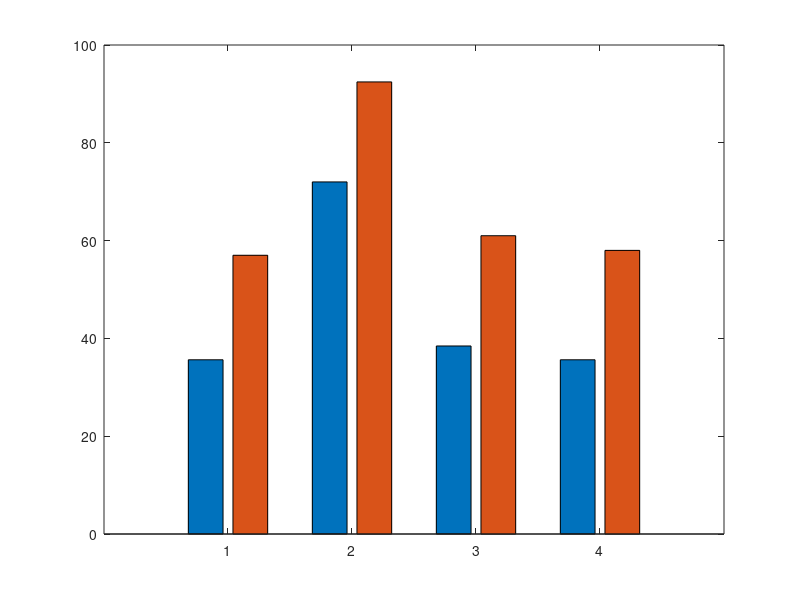

MATLAB code for this plot: (Note: this script raises an error after producing the figure.)
% =========================================================================
% SCRIPT 5: script_5_model_improvement_comparison.m
% Crop Classifier — Baseline vs. Optimized V2 Performance Comparison
% -------------------------------------------------------------------------
% Source : CROP_MODEL_PERFORMANCE_REPORT.md (Table: Key Performance Indicators)
% Optimization: Bayesian hyperparameter search + Feature Interaction Engineering
% =========================================================================
clear; clc; close all;

%% ---- DATA ---------------------------------------------------------------
metrics = {'Global Accuracy (Top-1)', 'Top-3 Accuracy', ...
           'Weighted Precision',      'Weighted F1-Score'};

baseline_vals  = [35.63, 72.0,  38.45, 35.63];
optimized_vals = [57.00, 92.45, 61.00, 58.00];
improvement    = optimized_vals - baseline_vals;   % absolute gain

% Percent improvement relative to baseline
pct_gain = (optimized_vals - baseline_vals) ./ baseline_vals * 100;

%% ---- FIGURE 8: Grouped Bar — Baseline vs. Optimized --------------------
fig8 = figure('Name', 'Fig8 Model Improvement', 'NumberTitle', 'off', ...
              'Position', [60, 60, 960, 560]);

data_mat = [baseline_vals; optimized_vals]';   % 4x2
b8 = bar(data_mat, 'grouped');
b8(1).FaceColor = [0.70, 0.70, 0.70];   % grey  — baseline
b8(2).FaceColor = [0.15, 0.72, 0.35];   % green — optimized

set(gca, 'XTickLabel', metrics, 'FontSize', 11, ...
         'TickLabelInterpreter', 'none');
xtickangle(10);
ylim([0, 105]);
ylabel('Score (%)', 'FontSize', 13);
title({'CatBoost Crop Classifier — Model Improvement: Baseline vs. V2 Optimized', ...
       'Bayesian Hyperparameter Search + Feature Interaction Engineering'}, ...
      'FontSize', 12, 'FontWeight', 'bold');
legend({'Baseline (V1)', 'Optimized (V2.1.0)'}, 'Location', 'northwest', 'FontSize', 11);
grid on; box on;
yline(100, '--k', 'LineWidth', 1);

% Annotate each bar
for i = 1:4
    % Baseline bar
    text(b8(1).XEndPoints(i), b8(1).YEndPoints(i) + 1.5, ...
         sprintf('%.1f%%', baseline_vals(i)), ...
         'HorizontalAlignment', 'center', 'FontSize', 9, 'Color', [0.3 0.3 0.3]);
    % Optimized bar
    text(b8(2).XEndPoints(i), b8(2).YEndPoints(i) + 1.5, ...
         sprintf('%.1f%%', optimized_vals(i)), ...
         'HorizontalAlignment', 'center', 'FontSize', 9, 'FontWeight', 'bold', ...
         'Color', [0 0.4 0.1]);
end

% Add improvement arrows / labels
for i = 1:4
    mid_x = (b8(1).XEndPoints(i) + b8(2).XEndPoints(i)) / 2;
    top_y = max(baseline_vals(i), optimized_vals(i)) + 8;
    text(mid_x, top_y, sprintf('+%.1f%%', improvement(i)), ...
         'HorizontalAlignment', 'center', 'FontSize', 9, ...
         'Color', [0.8 0.1 0.1], 'FontWeight', 'bold');
end

print(fig8, 'fig8_model_improvement_grouped', '-dpng', '-r300');
fprintf('Saved: fig8_model_improvement_grouped.png\n');

%% ---- FIGURE 9: Percentage Gain Bar Chart --------------------------------
fig9 = figure('Name', 'Fig9 Pct Gain', 'NumberTitle', 'off', ...
              'Position', [80, 80, 880, 480]);

bar_cols9 = [0.20, 0.52, 0.90;
             0.15, 0.72, 0.35;
             0.95, 0.40, 0.15;
             0.70, 0.28, 0.82];

b9 = bar(pct_gain, 'FaceColor', 'flat');
for i = 1:4
    b9.CData(i,:) = bar_cols9(i,:);
end

set(gca, 'XTickLabel', metrics, 'FontSize', 11, ...
         'TickLabelInterpreter', 'none');
xtickangle(10);
ylim([0, 75]);
ylabel('Relative Improvement (%)', 'FontSize', 13);
title({'Optimization Gain — Relative Improvement of V2 over Baseline', ...
       '(Each metric: (V2 - Baseline) / Baseline × 100)'}, ...
      'FontSize', 12, 'FontWeight', 'bold');
grid on; box on;

for i = 1:4
    text(i, pct_gain(i) + 1.5, sprintf('+%.1f%%', pct_gain(i)), ...
         'HorizontalAlignment', 'center', 'FontSize', 11, 'FontWeight', 'bold');
end

print(fig9, 'fig9_optimization_gain', '-dpng', '-r300');
fprintf('Saved: fig9_optimization_gain.png\n');

%% ---- IMPROVEMENT MATRIX (Console) --------------------------------------
fprintf('\n================================================================\n');
fprintf('  CROP CLASSIFIER — BASELINE vs. OPTIMIZED V2 COMPARISON\n');
fprintf('================================================================\n');
fprintf('%-26s  %-10s  %-12s  %-10s  %-10s\n', ...
        'Metric', 'Baseline', 'Optimized', 'Abs Gain', 'Pct Gain');
fprintf('%s\n', repmat('-', 1, 73));
for i = 1:4
    fprintf('%-26s  %-10.2f  %-12.2f  %-10.2f  +%-9.1f\n', ...
            metrics{i}, baseline_vals(i), optimized_vals(i), improvement(i), pct_gain(i));
end
fprintf('================================================================\n');
fprintf('  Average absolute improvement across 4 metrics: +%.2f%%\n', mean(improvement));
fprintf('  Average relative improvement across 4 metrics: +%.1f%%\n', mean(pct_gain));
fprintf('\n  Optimization techniques applied:\n');
fprintf('    1. Bayesian Hyperparameter Search (vs. Grid Search)\n');
fprintf('    2. Feature Interaction Engineering (N×pH, P×pH, SFI, Climate Index)\n');
fprintf('    3. 5-Fold Stratified Cross-Validation\n');
fprintf('    4. Class-weight balancing\n');
fprintf('================================================================\n\n');
